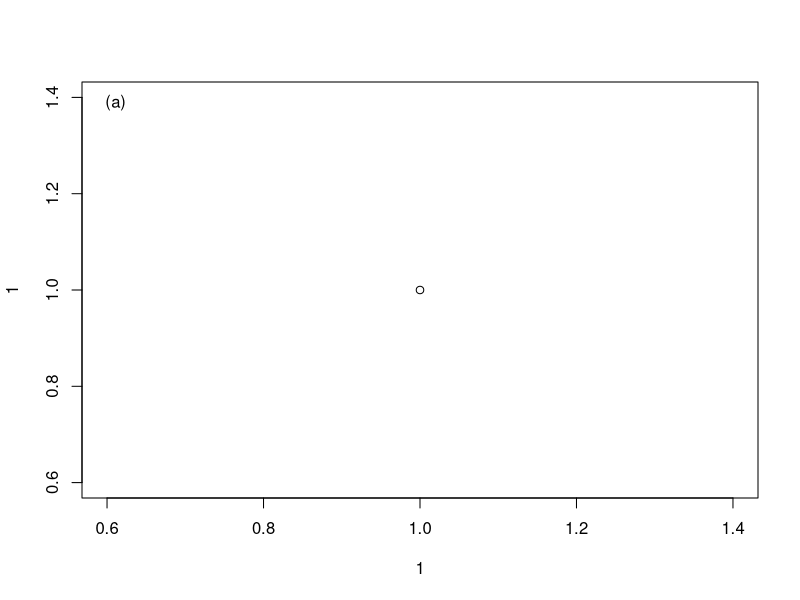

Generate this figure with R:
#Question 1, homework 1
#rewrite this code including better indentation, comments, 
#and meaningful variable and function names, so that its use 
#can be better understood.

O<-function(l,O,...){
   o<-par("usr")
   O0<-o[1]+O[1]*diff(o[1:2])
   o0<-o[3]+O[2]*diff(o[3:4])
   text(x=O0,y=o0,l=l,...)
   }
plot(1,1);O(l="(a)",O=c(.05,.95))